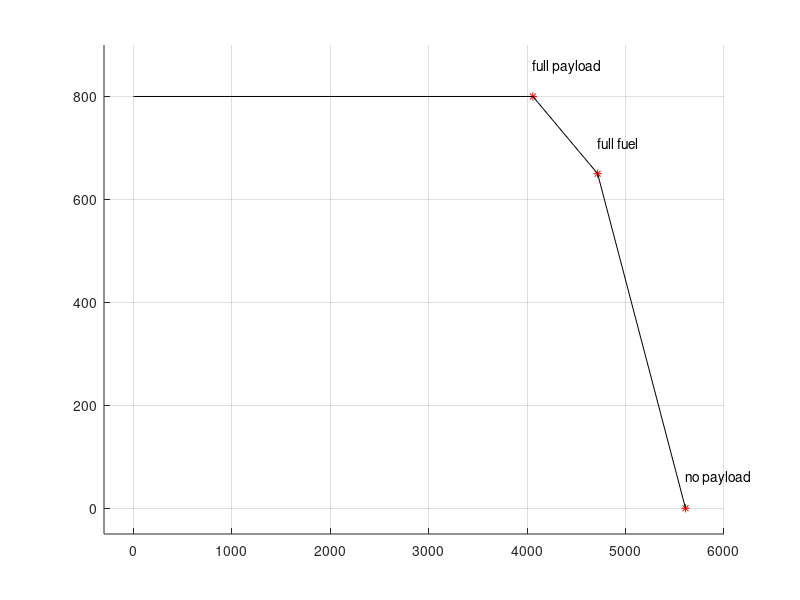

The MATLAB source for this figure: (Note: this script raises an error after producing the figure.)
%AAE 251 Fall 2020
%ISA <ISA8>
%ISA5_Question1.m
%Authors <Corey O'Brien (obrie187)>

MTOW = 4750;            %kg
Wempty = 2810;          %kg
Wmaxfuel = 1225;        %kg

Crew = 1; 
WCrew = 65;             %kg

Passenger = 8;          
WPassenger = 75;        %kg
WLuggage = 25;          %kg

LtoD = 15;              %lift to drag ratio
eta = 0.8;              %propeller efficiency
ct = 7.16e-07;          %specific fuel consumption 1/m

Takeoff = 0.995;        %Fuel fractions for various phases of the flight
Climb = 0.98;
Descent = 0.99;
Loiter = 0.987;
Land = 0.992;

%for point A
%-=-=-=-=-=-=-=-=-=-=-=-=-=-=-=-=-=-=-=-=-=-=-=-=-
%Find the remaining weight that can be used to store fuel
fuelweight = MTOW - (Wempty + Crew * WCrew + Passenger * (WPassenger + WLuggage)); 

%adjust for takeoff and climb fractions
fuelweight = fuelweight * Takeoff * Climb;

%M1 is the the weight without the fuel burned during climb and takeoff
M1 = Wempty + Crew * WCrew + Passenger * (WPassenger + WLuggage) + fuelweight;
%adjust for descent, loiter, and land
fuelweight = fuelweight - (fuelweight * (1 - Descent) + fuelweight * (1-Loiter) + fuelweight * (1 - Land));

%Weight 2 is the fuel available leaving fuel for descent landing and loiter
M2 = M1 - fuelweight;

%range at point A
RangeA = eta / ct * LtoD * log(M1 / M2) * (1 / 1000);     %km
PayloadA = Passenger * (WPassenger + WLuggage);

%for point B
%-=-=-=-=-=-=-=-=-=-=-=-=-=-=-=-=-=-=-=-=-=-=-=-=-
WLuggage = MTOW - (Wmaxfuel + Wempty + Crew * WCrew + Passenger * WPassenger);
WLuggage = WLuggage / 8;

%adjust for takeoff and climb fractions
fuelweight = Wmaxfuel * Takeoff * Climb;

M1 = Wempty + Crew * WCrew + Passenger * (WPassenger + WLuggage) + fuelweight;

%adjust for descent, loiter, and land
fuelweight = fuelweight - (fuelweight * (1 - Descent) + fuelweight * (1-Loiter) + fuelweight * (1 - Land));
M2 = M1 - fuelweight;
RangeB = eta / ct * LtoD * log(M1 / M2) * (1 / 1000);     %km
PayloadB = Passenger * (WPassenger + WLuggage);

%for point C
%-=-=-=-=-=-=-=-=-=-=-=-=-=-=-=-=-=-=-=-=-=-=-=-=-
%adjust for takeoff and climb fractions
fuelweight = Wmaxfuel * Takeoff * Climb;

M1 = Wempty + Crew * WCrew + fuelweight;

%adjust for descent, loiter, and land
fuelweight = fuelweight - (fuelweight * (1 - Descent) + fuelweight * (1-Loiter) + fuelweight * (1 - Land));
M2 = M1 - fuelweight;
RangeC = eta / ct * LtoD * log(M1 / M2) * (1 / 1000);     %km
PayloadC = 0;

hold on
grid on

%plot data on plot
plot(RangeA,PayloadA,'r*')
text(RangeA,PayloadA + 60,"full payload")
plot(RangeB,PayloadB,'r*')
text(RangeB,PayloadB + 60,"full fuel")
plot(RangeC,PayloadC,'r*')
text(RangeC,PayloadC + 60,"no payload")

%create lines to connect points
plot([0 RangeA], [PayloadA PayloadA],'k')
plot([RangeA RangeB], [PayloadA PayloadB],'k')
plot([RangeB RangeC], [PayloadB PayloadC],'k')
xlim([-300 6000]) 
ylim([-50 900])
xline(0);
yline(0);
title("Range vs Payload")
xlabel("Range (km)");
ylabel("Payload (kg)");